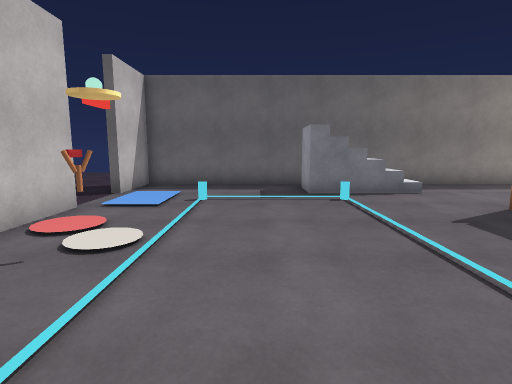
[1] (above)

21 first-person views from a walk through a 3-D level made in the Unity game engine. The camera is 1.4 m above the floor, tilts 8° down and sees 80° across. The floor is counted in squares, 1 m on a side. Each view is taken from the middle of a square. On the plan, view 1 faces up. The plan holds only what a view shows up to about 14 squares ahead; the rest is blank. The place goes on beyond the plan. The player character is not drawn. Some animated figures are left out.

[2]
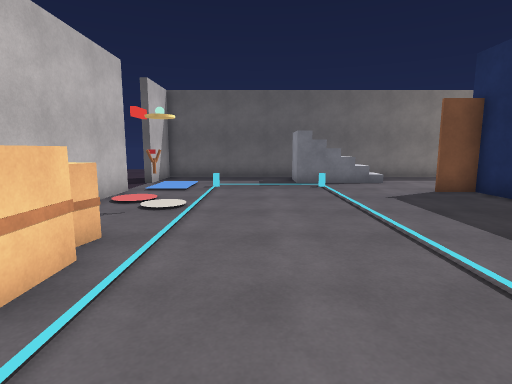

[3]
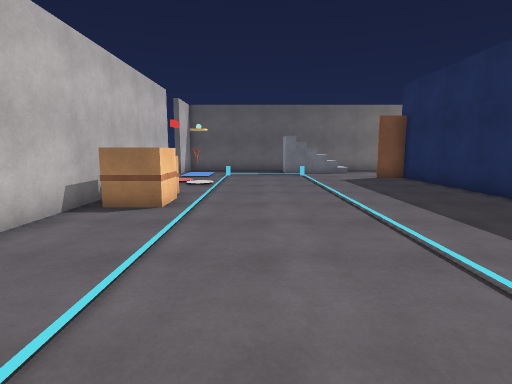

[4]
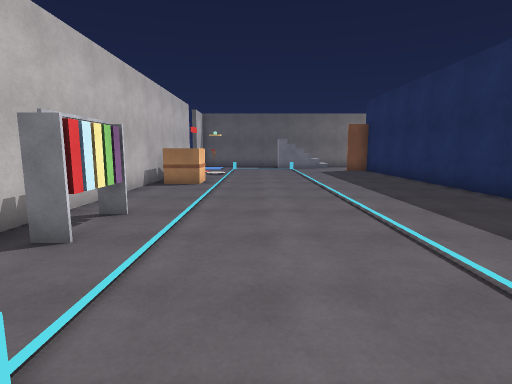

[5]
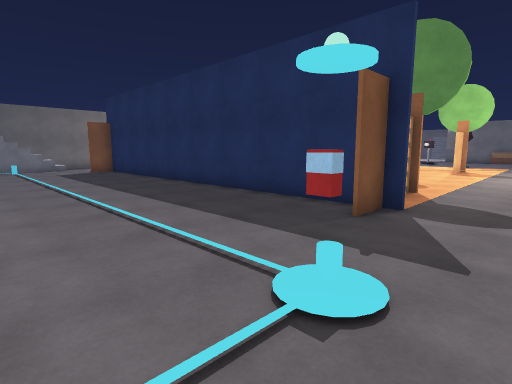

[6]
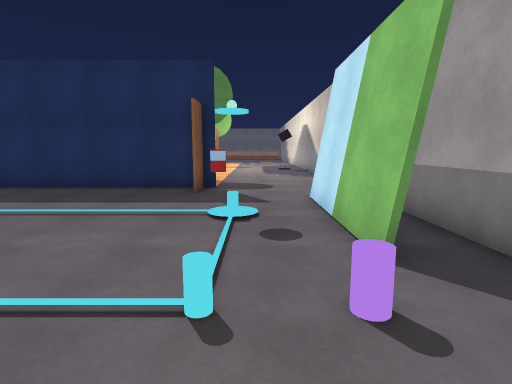

[7]
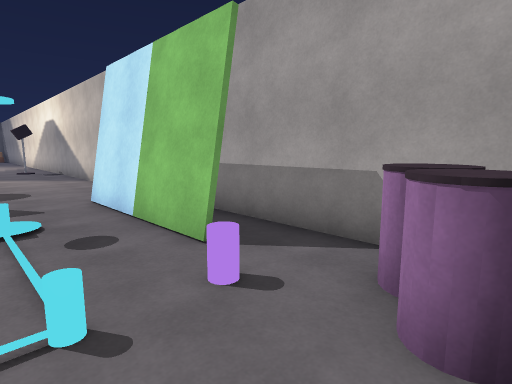

[8]
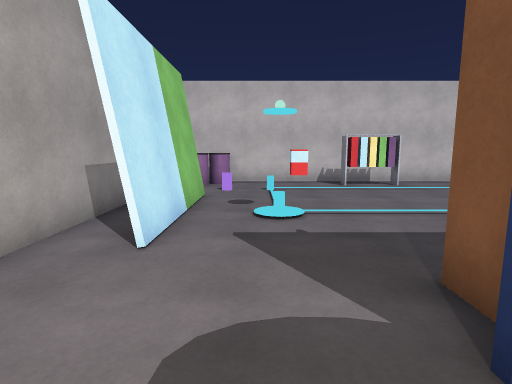

[9]
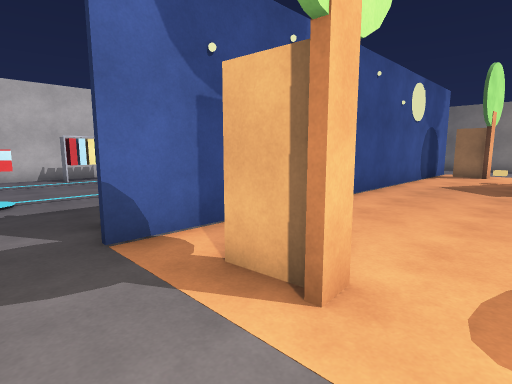

[10]
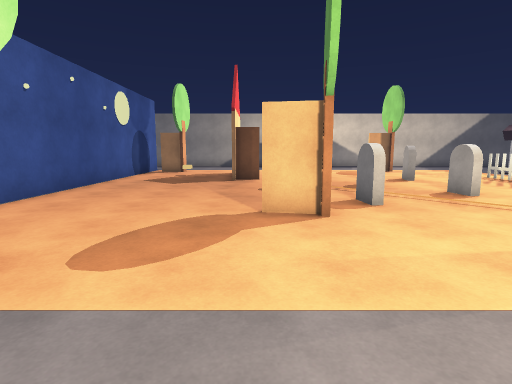

[11]
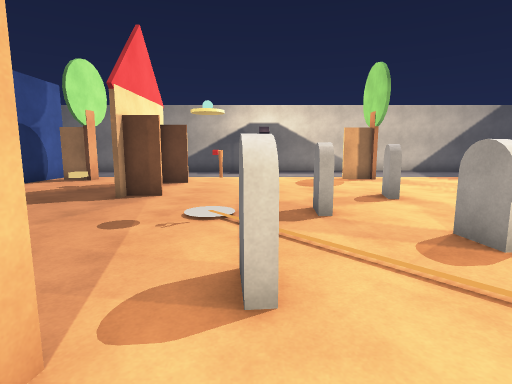

[12]
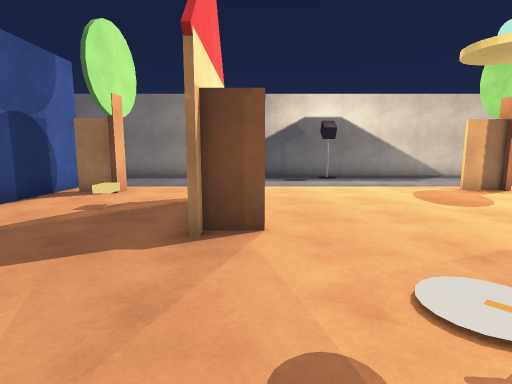

[13]
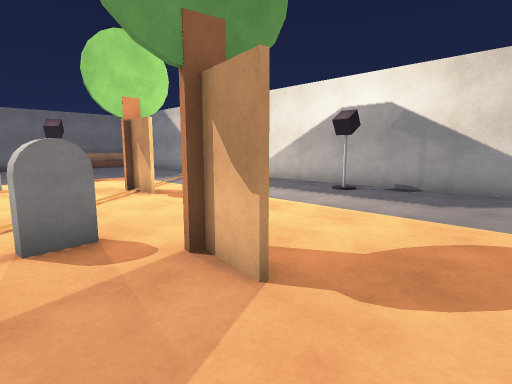

[14]
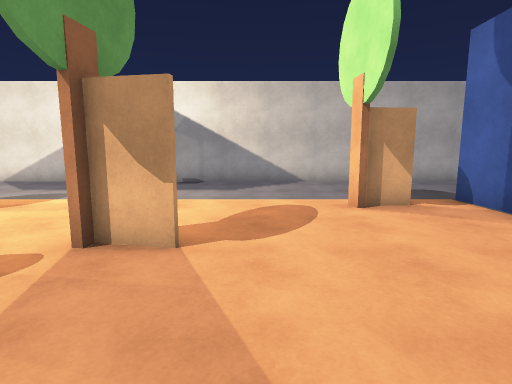

[15]
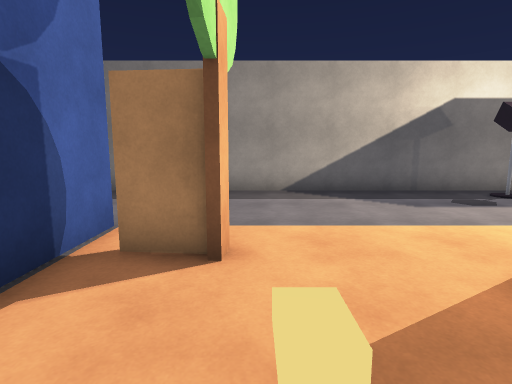

[16]
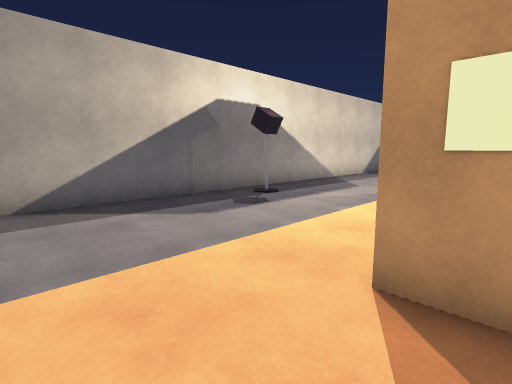

[17]
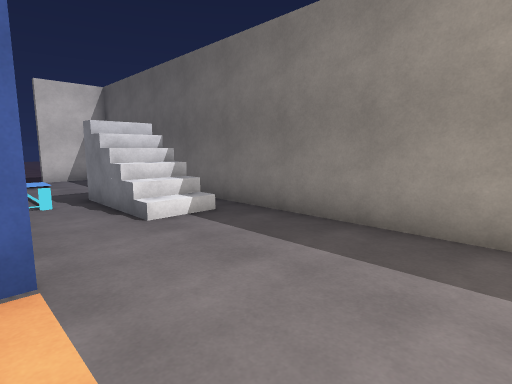

[18]
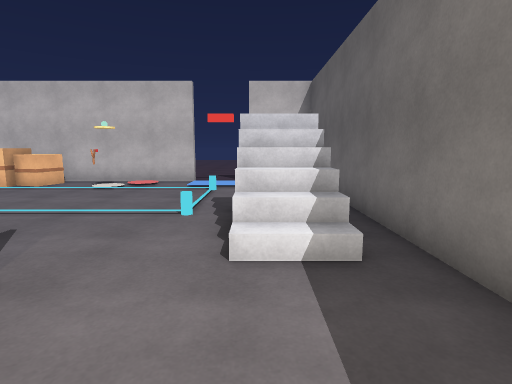

[19]
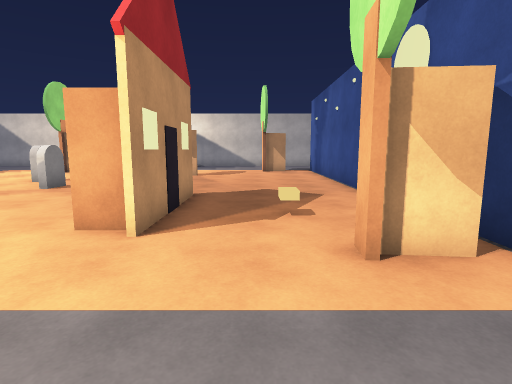

[20]
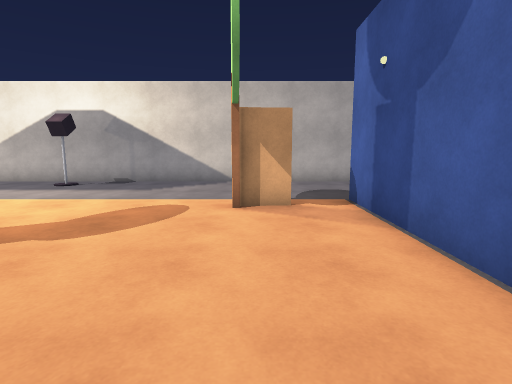

[21]
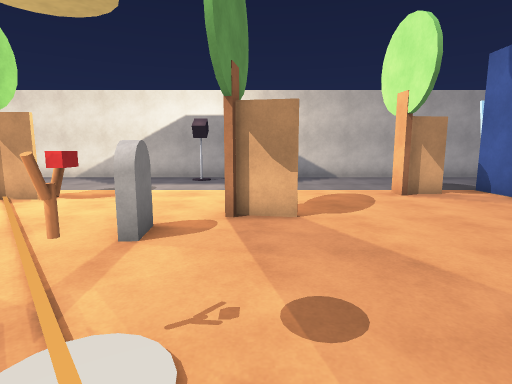

### Floor plan
Points are (right, up) in squares from view 1. A wall is a line through its corners. A room is listed if a view was taken in it or the views show most of it. See-through windows are left out.
Room 1 (views 1, 2, 3, 4, 5, 6, 7)
walls: (-2.8, -6.4) (-2.8, -8.4) (-3.4, -8.4); (-2.8, -8) (-3.2, -8); (-2.8, -8.5) (-3.5, -8.5); (-4.8, 7.3) (-4.3, 7.3) (-4.3, -12.2); (7.2, -10.6) (7.2, 6.9) (5.9, 6.9); (-0.4, -13.8) (4.9, -13.8); (-0.3, -14) (-0.3, -13.6); (-3.6, -15.4) (4.6, -15.4); (8.6, 12.4) (-4.3, 12.4) (-4.3, 9.7) (-4.8, 9.7)
low walls: (-0.3, -13.6) (4.5, -13.6)
ways out: opening at (4.2, -12.8) to room 2; opening at (7.5, 9.5) to room 2
objects: other object (-4, -14) to (-4, -13); other object (-4, 1) to (-3, 2); other object (-3, -14); other object (-3, 0) to (-3, 1); other object (-2, -13); other object (-2, 4); other object (3, -11)
Room 2 (views 8, 9, 10, 11, 12, 13, 14, 15, 16, 17, 18, 19, 20, 21)
walls: (12.9, 0.8) (12.9, 5.2); (14.2, 1.1) (13.1, 1.1) (13.1, 0.8); (14.2, 4.7) (13, 4.7); (13.1, 4.9) (14.2, 4.9); (7.2, -10) (5.9, -10); (7.4, 7.6) (7.4, -10.5); (4.6, -15.4) (21.5, -15.4); (21.5, 12.4) (8.6, 12.4)
ways out: opening at (4.2, -12.8) to room 1; opening at (7.5, 9.5) to room 1
objects: other object (8, 6) to (9, 6); other object (9, -10) to (10, -9); other object (14, -7) to (15, -6); other object (16, -2); other object (17, -14); other object (17, -5); other object (17, 11); other object (18, -1); other object (20, -4) to (20, -3); other object (21, -9); other object (21, 1); other object (21, 6)

Where each view was taken, in squares from view 1:
view 1: 0 up, 0 right, facing up
view 2: 3 down, 0 right, facing up
view 3: 8 down, 0 right, facing up
view 4: 13 down, 0 right, facing up
view 5: 13 down, 0 right, facing up-right
view 6: 12 down, 4 left, facing right
view 7: 11 down, 4 left, facing down-right
view 8: 12 down, 9 right, facing left
view 9: 12 down, 12 right, facing up-left
view 10: 13 down, 14 right, facing up
view 11: 8 down, 17 right, facing up
view 12: 4 down, 14 right, facing up
view 13: 4 down, 12 right, facing down-right
view 14: 2 down, 13 right, facing down
view 15: 2 up, 10 right, facing up
view 16: 4 up, 10 right, facing up-right
view 17: 7 up, 11 right, facing up-left
view 18: 10 up, 9 right, facing left
view 19: 10 up, 11 right, facing down
view 20: 2 down, 10 right, facing down
view 21: 0 up, 15 right, facing down
